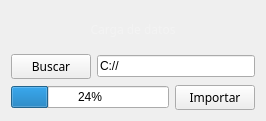
      <widget class="QWidget" name="gridLayoutWidget_4">
       <property name="geometry">
        <rect>
         <x>5</x>
         <y>40</y>
         <width>266</width>
         <height>121</height>
        </rect>
       </property>
       <layout class="QGridLayout" name="gridLayout_4">
        <item row="1" column="1" colspan="3">
         <widget class="QLabel" name="label_3">
          <property name="palette">
           <palette>
            <active>
             <colorrole role="WindowText">
              <brush brushstyle="SolidPattern">
               <color alpha="255">
                <red>243</red>
                <green>243</green>
                <blue>243</blue>
               </color>
              </brush>
             </colorrole>
             <colorrole role="Button">
              <brush brushstyle="LinearGradientPattern">
               <gradient startx="0.000000000000000" starty="0.000000000000000" endx="3.000000000000000" endy="0.000000000000000" type="LinearGradient" spread="PadSpread" coordinatemode="ObjectBoundingMode">
                <gradientstop position="0.000000000000000">
                 <color alpha="255">
                  <red>44</red>
                  <green>49</green>
                  <blue>55</blue>
                 </color>
                </gradientstop>
                <gradientstop position="1.000000000000000">
                 <color alpha="255">
                  <red>182</red>
                  <green>183</green>
                  <blue>185</blue>
                 </color>
                </gradientstop>
               </gradient>
              </brush>
             </colorrole>
             <colorrole role="Text">
              <brush brushstyle="SolidPattern">
               <color alpha="255">
                <red>243</red>
                <green>243</green>
                <blue>243</blue>
               </color>
              </brush>
             </colorrole>
             <colorrole role="ButtonText">
              <brush brushstyle="SolidPattern">
               <color alpha="255">
                <red>243</red>
                <green>243</green>
                <blue>243</blue>
               </color>
              </brush>
             </colorrole>
             <colorrole role="Base">
              <brush brushstyle="LinearGradientPattern">
               <gradient startx="0.000000000000000" starty="0.000000000000000" endx="3.000000000000000" endy="0.000000000000000" type="LinearGradient" spread="PadSpread" coordinatemode="ObjectBoundingMode">
                <gradientstop position="0.000000000000000">
                 <color alpha="255">
                  <red>44</red>
                  <green>49</green>
                  <blue>55</blue>
                 </color>
                </gradientstop>
                <gradientstop position="1.000000000000000">
                 <color alpha="255">
                  <red>182</red>
                  <green>183</green>
                  <blue>185</blue>
                 </color>
                </gradientstop>
               </gradient>
              </brush>
             </colorrole>
             <colorrole role="Window">
              <brush brushstyle="LinearGradientPattern">
               <gradient startx="0.000000000000000" starty="0.000000000000000" endx="3.000000000000000" endy="0.000000000000000" type="LinearGradient" spread="PadSpread" coordinatemode="ObjectBoundingMode">
                <gradientstop position="0.000000000000000">
                 <color alpha="255">
                  <red>44</red>
                  <green>49</green>
                  <blue>55</blue>
                 </color>
                </gradientstop>
                <gradientstop position="1.000000000000000">
                 <color alpha="255">
                  <red>182</red>
                  <green>183</green>
                  <blue>185</blue>
                 </color>
                </gradientstop>
               </gradient>
              </brush>
             </colorrole>
            </active>
            <inactive>
             <colorrole role="WindowText">
              <brush brushstyle="SolidPattern">
               <color alpha="255">
                <red>243</red>
                <green>243</green>
                <blue>243</blue>
               </color>
              </brush>
             </colorrole>
             <colorrole role="Button">
              <brush brushstyle="LinearGradientPattern">
               <gradient startx="0.000000000000000" starty="0.000000000000000" endx="3.000000000000000" endy="0.000000000000000" type="LinearGradient" spread="PadSpread" coordinatemode="ObjectBoundingMode">
                <gradientstop position="0.000000000000000">
                 <color alpha="255">
                  <red>44</red>
                  <green>49</green>
                  <blue>55</blue>
                 </color>
                </gradientstop>
                <gradientstop position="1.000000000000000">
                 <color alpha="255">
                  <red>182</red>
                  <green>183</green>
                  <blue>185</blue>
                 </color>
                </gradientstop>
               </gradient>
              </brush>
             </colorrole>
             <colorrole role="Text">
              <brush brushstyle="SolidPattern">
               <color alpha="255">
                <red>243</red>
                <green>243</green>
                <blue>243</blue>
               </color>
              </brush>
             </colorrole>
             <colorrole role="ButtonText">
              <brush brushstyle="SolidPattern">
               <color alpha="255">
                <red>243</red>
                <green>243</green>
                <blue>243</blue>
               </color>
              </brush>
             </colorrole>
             <colorrole role="Base">
              <brush brushstyle="LinearGradientPattern">
               <gradient startx="0.000000000000000" starty="0.000000000000000" endx="3.000000000000000" endy="0.000000000000000" type="LinearGradient" spread="PadSpread" coordinatemode="ObjectBoundingMode">
                <gradientstop position="0.000000000000000">
                 <color alpha="255">
                  <red>44</red>
                  <green>49</green>
                  <blue>55</blue>
                 </color>
                </gradientstop>
                <gradientstop position="1.000000000000000">
                 <color alpha="255">
                  <red>182</red>
                  <green>183</green>
                  <blue>185</blue>
                 </color>
                </gradientstop>
               </gradient>
              </brush>
             </colorrole>
             <colorrole role="Window">
              <brush brushstyle="LinearGradientPattern">
               <gradient startx="0.000000000000000" starty="0.000000000000000" endx="3.000000000000000" endy="0.000000000000000" type="LinearGradient" spread="PadSpread" coordinatemode="ObjectBoundingMode">
                <gradientstop position="0.000000000000000">
                 <color alpha="255">
                  <red>44</red>
                  <green>49</green>
                  <blue>55</blue>
                 </color>
                </gradientstop>
                <gradientstop position="1.000000000000000">
                 <color alpha="255">
                  <red>182</red>
                  <green>183</green>
                  <blue>185</blue>
                 </color>
                </gradientstop>
               </gradient>
              </brush>
             </colorrole>
            </inactive>
            <disabled>
             <colorrole role="WindowText">
              <brush brushstyle="SolidPattern">
               <color alpha="255">
                <red>243</red>
                <green>243</green>
                <blue>243</blue>
               </color>
              </brush>
             </colorrole>
             <colorrole role="Button">
              <brush brushstyle="LinearGradientPattern">
               <gradient startx="0.000000000000000" starty="0.000000000000000" endx="3.000000000000000" endy="0.000000000000000" type="LinearGradient" spread="PadSpread" coordinatemode="ObjectBoundingMode">
                <gradientstop position="0.000000000000000">
                 <color alpha="255">
                  <red>44</red>
                  <green>49</green>
                  <blue>55</blue>
                 </color>
                </gradientstop>
                <gradientstop position="1.000000000000000">
                 <color alpha="255">
                  <red>182</red>
                  <green>183</green>
                  <blue>185</blue>
                 </color>
                </gradientstop>
               </gradient>
              </brush>
             </colorrole>
             <colorrole role="Text">
              <brush brushstyle="SolidPattern">
               <color alpha="255">
                <red>243</red>
                <green>243</green>
                <blue>243</blue>
               </color>
              </brush>
             </colorrole>
             <colorrole role="ButtonText">
              <brush brushstyle="SolidPattern">
               <color alpha="255">
                <red>243</red>
                <green>243</green>
                <blue>243</blue>
               </color>
              </brush>
             </colorrole>
             <colorrole role="Base">
              <brush brushstyle="LinearGradientPattern">
               <gradient startx="0.000000000000000" starty="0.000000000000000" endx="3.000000000000000" endy="0.000000000000000" type="LinearGradient" spread="PadSpread" coordinatemode="ObjectBoundingMode">
                <gradientstop position="0.000000000000000">
                 <color alpha="255">
                  <red>44</red>
                  <green>49</green>
                  <blue>55</blue>
                 </color>
                </gradientstop>
                <gradientstop position="1.000000000000000">
                 <color alpha="255">
                  <red>182</red>
                  <green>183</green>
                  <blue>185</blue>
                 </color>
                </gradientstop>
               </gradient>
              </brush>
             </colorrole>
             <colorrole role="Window">
              <brush brushstyle="LinearGradientPattern">
               <gradient startx="0.000000000000000" starty="0.000000000000000" endx="3.000000000000000" endy="0.000000000000000" type="LinearGradient" spread="PadSpread" coordinatemode="ObjectBoundingMode">
                <gradientstop position="0.000000000000000">
                 <color alpha="255">
                  <red>44</red>
                  <green>49</green>
                  <blue>55</blue>
                 </color>
                </gradientstop>
                <gradientstop position="1.000000000000000">
                 <color alpha="255">
                  <red>182</red>
                  <green>183</green>
                  <blue>185</blue>
                 </color>
                </gradientstop>
               </gradient>
              </brush>
             </colorrole>
            </disabled>
           </palette>
          </property>
          <property name="font">
           <font>
            <family>Zekton</family>
           </font>
          </property>
          <property name="styleSheet">
           <string notr="true">color: rgb(243, 243, 243);</string>
          </property>
          <property name="text">
           <string>&lt;html&gt;&lt;head/&gt;&lt;body&gt;&lt;p&gt;Carga de datos&lt;/p&gt;&lt;/body&gt;&lt;/html&gt;</string>
          </property>
          <property name="textFormat">
           <enum>Qt::AutoText</enum>
          </property>
          <property name="alignment">
           <set>Qt::AlignCenter</set>
          </property>
          <property name="openExternalLinks">
           <bool>false</bool>
          </property>
         </widget>
        </item>
        <item row="3" column="1" colspan="2">
         <widget class="QProgressBar" name="progressBar_2">
          <property name="value">
           <number>24</number>
          </property>
         </widget>
        </item>
        <item row="3" column="3">
         <widget class="QPushButton" name="pushButton_11">
          <property name="font">
           <font>
            <family>Zekton</family>
           </font>
          </property>
          <property name="text">
           <string>Importar</string>
          </property>
         </widget>
        </item>
        <item row="2" column="1">
         <widget class="QPushButton" name="pushButton_12">
          <property name="font">
           <font>
            <family>Zekton</family>
           </font>
          </property>
          <property name="text">
           <string>Buscar</string>
          </property>
         </widget>
        </item>
        <item row="2" column="2" colspan="2">
         <widget class="QLineEdit" name="lineEdit_4">
          <property name="text">
           <string>C://</string>
          </property>
         </widget>
        </item>
       </layout>
      </widget>
